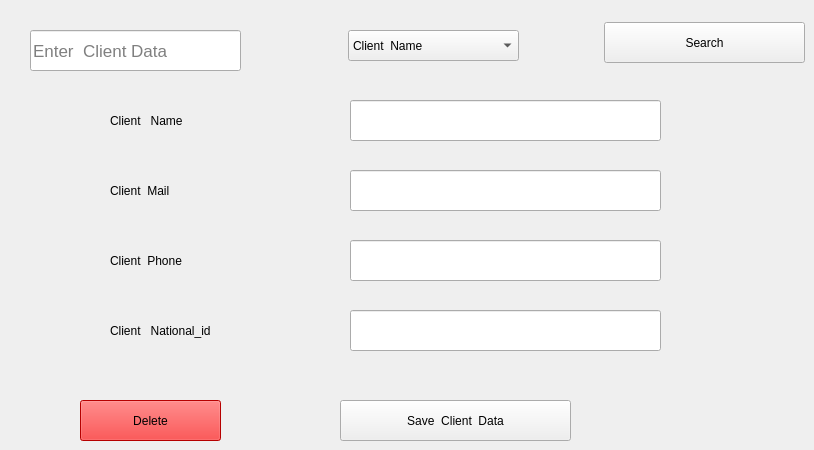
      <widget class="QWidget" name="tab_13">
       <attribute name="title">
        <string>Edit  Or   Delete   Client</string>
       </attribute>
       <widget class="QLineEdit" name="lineEdit_16">
        <property name="geometry">
         <rect>
          <x>350</x>
          <y>240</y>
          <width>311</width>
          <height>41</height>
         </rect>
        </property>
       </widget>
       <widget class="QLabel" name="label_20">
        <property name="geometry">
         <rect>
          <x>110</x>
          <y>240</y>
          <width>171</width>
          <height>41</height>
         </rect>
        </property>
        <property name="styleSheet">
         <string notr="true">color: rgb(0, 0, 0);</string>
        </property>
        <property name="text">
         <string>Client  Phone</string>
        </property>
       </widget>
       <widget class="QLineEdit" name="lineEdit_17">
        <property name="geometry">
         <rect>
          <x>350</x>
          <y>310</y>
          <width>311</width>
          <height>41</height>
         </rect>
        </property>
       </widget>
       <widget class="QPushButton" name="pushButton_16">
        <property name="geometry">
         <rect>
          <x>340</x>
          <y>400</y>
          <width>231</width>
          <height>41</height>
         </rect>
        </property>
        <property name="text">
         <string>Save  Client  Data</string>
        </property>
       </widget>
       <widget class="QLineEdit" name="lineEdit_18">
        <property name="geometry">
         <rect>
          <x>350</x>
          <y>100</y>
          <width>311</width>
          <height>41</height>
         </rect>
        </property>
       </widget>
       <widget class="QLineEdit" name="lineEdit_19">
        <property name="geometry">
         <rect>
          <x>350</x>
          <y>170</y>
          <width>311</width>
          <height>41</height>
         </rect>
        </property>
       </widget>
       <widget class="QLabel" name="label_21">
        <property name="geometry">
         <rect>
          <x>110</x>
          <y>100</y>
          <width>171</width>
          <height>41</height>
         </rect>
        </property>
        <property name="styleSheet">
         <string notr="true">color: rgb(0, 0, 0);</string>
        </property>
        <property name="text">
         <string>Client   Name</string>
        </property>
       </widget>
       <widget class="QLabel" name="label_22">
        <property name="geometry">
         <rect>
          <x>110</x>
          <y>170</y>
          <width>171</width>
          <height>41</height>
         </rect>
        </property>
        <property name="styleSheet">
         <string notr="true">color: rgb(0, 0, 0);</string>
        </property>
        <property name="text">
         <string>Client  Mail</string>
        </property>
       </widget>
       <widget class="QLabel" name="label_23">
        <property name="geometry">
         <rect>
          <x>110</x>
          <y>310</y>
          <width>171</width>
          <height>41</height>
         </rect>
        </property>
        <property name="styleSheet">
         <string notr="true">color: rgb(0, 0, 0);</string>
        </property>
        <property name="text">
         <string>Client   National_id</string>
        </property>
       </widget>
       <widget class="QPushButton" name="pushButton_17">
        <property name="geometry">
         <rect>
          <x>604</x>
          <y>22</y>
          <width>201</width>
          <height>41</height>
         </rect>
        </property>
        <property name="text">
         <string>Search</string>
        </property>
       </widget>
       <widget class="QComboBox" name="comboBox_11">
        <property name="geometry">
         <rect>
          <x>348</x>
          <y>30</y>
          <width>171</width>
          <height>31</height>
         </rect>
        </property>
        <item>
         <property name="text">
          <string>Client  Name</string>
         </property>
        </item>
        <item>
         <property name="text">
          <string>Client  Mail</string>
         </property>
        </item>
        <item>
         <property name="text">
          <string>Client  Phone</string>
         </property>
        </item>
        <item>
         <property name="text">
          <string>Client  National_id</string>
         </property>
        </item>
       </widget>
       <widget class="QLineEdit" name="lineEdit_20">
        <property name="geometry">
         <rect>
          <x>30</x>
          <y>30</y>
          <width>211</width>
          <height>41</height>
         </rect>
        </property>
        <property name="font">
         <font>
          <family>Segoe UI</family>
          <pointsize>13</pointsize>
         </font>
        </property>
        <property name="placeholderText">
         <string>Enter  Client Data</string>
        </property>
       </widget>
       <widget class="QPushButton" name="pushButton_18">
        <property name="geometry">
         <rect>
          <x>80</x>
          <y>400</y>
          <width>141</width>
          <height>41</height>
         </rect>
        </property>
        <property name="styleSheet">
         <string notr="true">background-color: rgb(255, 0, 0);</string>
        </property>
        <property name="text">
         <string>Delete</string>
        </property>
       </widget>
      </widget>
